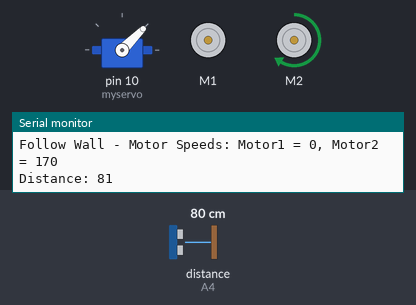
This sketch was run on a simulated Arduino Uno, built with avr-gcc and run on an emulated ATmega328P. Parts: servo, 2 × DC motor (green arrow = forward, orange = backward, longer = faster), the last lines printed to the serial monitor. The inputs (shaded band) are chosen by the test bench; at power-on: distance to the obstacle (sensor on A4) 80 cm. The echo pulse lasts 58.3 µs per cm.

Above: at 2.2 s.
2.3 s: distance to the obstacle (sensor on A4) set to 2 cm
At 3.0 s:
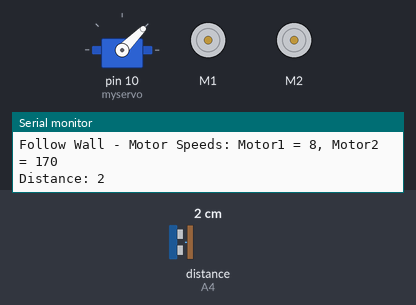
5.3 s: distance to the obstacle (sensor on A4) set to 35 cm
8.3 s: distance to the obstacle (sensor on A4) set to 4 cm
At 10.0 s:
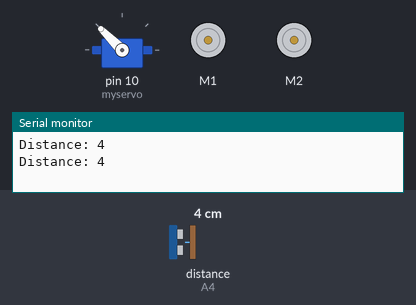
11.3 s: distance to the obstacle (sensor on A4) set to 60 cm
14.3 s: distance to the obstacle (sensor on A4) set to 9 cm
At 16.3 s:
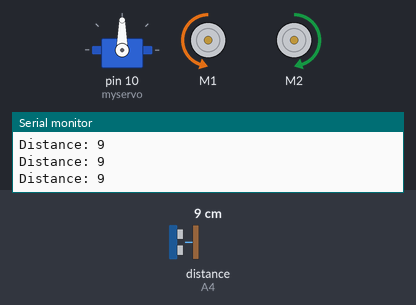
Timing chart, 0 to 18.3 s (numbered marks = the images above; inputs shaded):
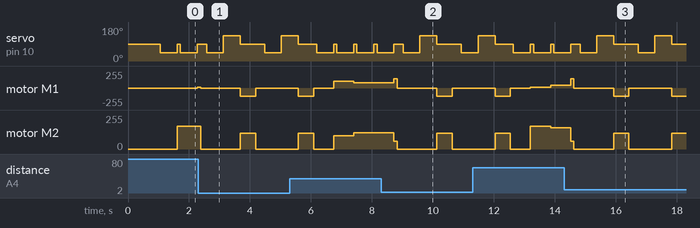

Measured:
- after the input at 2.3 s, motor M1: forward 8/255 → stopped after 0.08 s, → backward 120/255 1.3 s later, → stopped 0.50 s later; motor M2: forward 170/255 → stopped after 0.08 s, → forward 120/255 1.3 s later, → stopped 0.50 s later
- after the input at 8.3 s, motor M1: forward 77/255 → forward 139/255 after 0.42 s, → stopped 0.10 s later, → backward 120/255 1.3 s later, → stopped 0.50 s later; motor M2: forward 122/255 → forward 60/255 after 0.42 s, → stopped 0.10 s later, → forward 120/255 1.3 s later, → stopped 0.50 s later

The sketch:

Avoid_Robot_PID_X.ino
```cpp
#include <AFMotor.h>
#include <NewPing.h>
#include <Servo.h>

// Konstanta dan Definisi Pin
#define TRIG_PIN A5
#define ECHO_PIN A4
#define MAX_DISTANCE 200 // Maksimum jarak sensor (cm)
#define MAX_SPEED 170 // Kecepatan maksimum motor DC
#define BASE_SPEED 100 // Kecepatan dasar motor
#define TURN_SPEED 120 // Kecepatan saat berbelok
#define WALL_DISTANCE 20 // Jarak target dari dinding (cm)

NewPing sonar(TRIG_PIN, ECHO_PIN, MAX_DISTANCE);

AF_DCMotor motor1(1, MOTOR12_1KHZ);
AF_DCMotor motor2(2, MOTOR12_1KHZ);

Servo myservo;

// Variabel PID
float Kp = 1.5;  // Gain Proportional
float Ki = 0.0;  // Gain Integral
float Kd = 0.5;  // Gain Derivative

float previousError = 0;
float integral = 0;

void setup() {
  Serial.begin(9600);
  myservo.attach(10);
  myservo.write(90); // Posisikan servo ke tengah
  delay(1000);
}

void loop() {
  int frontDistance = readPing(); // Baca jarak di depan

  // Jika jarak depan cukup jauh, terus maju dengan kontrol PID
  if (frontDistance > WALL_DISTANCE) {
    followWallPID();
  } else {
    // Jika ada rintangan di depan, cari jalan dengan memutar
    avoidObstacle();
  }

  delay(50); // Interval pengulangan
}

// Fungsi untuk membaca jarak menggunakan sensor ultrasonik
int readPing() {
  delay(50);
  int cm = sonar.ping_cm();
  if (cm == 0) cm = MAX_DISTANCE; // Jika tidak terdeteksi, set jarak maksimum
  Serial.print("Distance: ");
  Serial.println(cm);
  return cm;
}

// Fungsi untuk menghitung output PID
float computePID(int target, int current) {
  float error = target - current;          // Selisih antara target dan kondisi saat ini
  integral += error;                       // Akumulasi error untuk komponen integral
  float derivative = error - previousError; // Perubahan error (derivative)
  previousError = error;                   // Simpan error untuk iterasi berikutnya

  // Hitung nilai PID
  return (Kp * error) + (Ki * integral) + (Kd * derivative);
}

// Fungsi untuk mengikuti dinding menggunakan PID
void followWallPID() {
  int sideDistance = readPingSide(); // Jarak ke dinding samping
  float pidOutput = computePID(WALL_DISTANCE, sideDistance);

  // Hitung kecepatan motor berdasarkan PID
  int motorSpeed1 = BASE_SPEED + pidOutput;
  int motorSpeed2 = BASE_SPEED - pidOutput;

  // Pastikan kecepatan dalam batas
  motorSpeed1 = constrain(motorSpeed1, 0, MAX_SPEED);
  motorSpeed2 = constrain(motorSpeed2, 0, MAX_SPEED);

  // Set kecepatan motor
  motor1.setSpeed(motorSpeed1);
  motor2.setSpeed(motorSpeed2);

  motor1.run(FORWARD);
  motor2.run(FORWARD);

  Serial.print("Follow Wall - Motor Speeds: ");
  Serial.print("Motor1 = ");
  Serial.print(motorSpeed1);
  Serial.print(", Motor2 = ");
  Serial.println(motorSpeed2);
}

// Fungsi untuk membaca jarak dari sisi (kanan)
int readPingSide() {
  myservo.write(45); // Arahkan servo ke kanan
  delay(500);
  int distance = readPing();
  myservo.write(90); // Kembalikan servo ke depan
  return distance;
}

// Fungsi untuk menghindari rintangan di depan
void avoidObstacle() {
  moveStop();       // Hentikan robot
  delay(200);

  int distanceRight = lookRight(); // Lihat ke kanan
  int distanceLeft = lookLeft();   // Lihat ke kiri

  if (distanceRight > distanceLeft) {
    turnRight(); // Jika kanan lebih bebas, belok kanan
  } else {
    turnLeft();  // Jika kiri lebih bebas, belok kiri
  }
}

// Fungsi untuk melihat ke kanan
int lookRight() {
  myservo.write(45);
  delay(500);
  int distance = readPing();
  myservo.write(90);
  return distance;
}

// Fungsi untuk melihat ke kiri
int lookLeft() {
  myservo.write(135);
  delay(500);
  int distance = readPing();
  myservo.write(90);
  return distance;
}

// Fungsi untuk berhenti
void moveStop() {
  motor1.run(RELEASE);
  motor2.run(RELEASE);
}

// Fungsi untuk berbelok ke kanan
void turnRight() {
  motor1.setSpeed(TURN_SPEED);
  motor2.setSpeed(TURN_SPEED);
  motor1.run(FORWARD);
  motor2.run(BACKWARD);
  delay(500); // Sesuaikan waktu belok
  moveStop();
}

// Fungsi untuk berbelok ke kiri
void turnLeft() {
  motor1.setSpeed(TURN_SPEED);
  motor2.setSpeed(TURN_SPEED);
  motor1.run(BACKWARD);
  motor2.run(FORWARD);
  delay(500); // Sesuaikan waktu belok
  moveStop();
}
```
